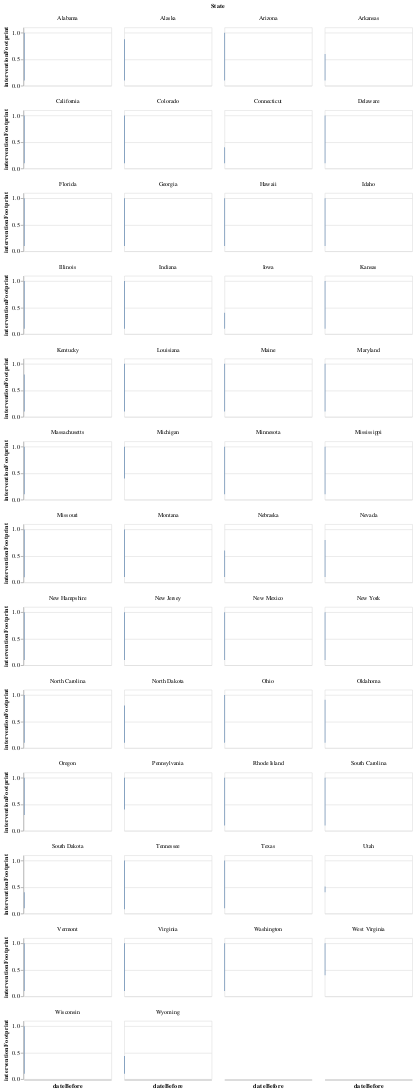

Notebook cell for this chart:
### Code cell
import altair as alt 
domain_pd = pd.to_datetime(['2020-03-01', '2020-04-01']).astype(int) / 10 ** 6
chart = alt.Chart(df_all).mark_line().encode(
        x = alt.X("dateBefore", scale=alt.Scale(domain=list(domain_pd))),
        y = alt.Y("interventionFootprint", scale=alt.Scale(0,1)),
        facet=alt.Facet('State:O', columns=4),
    )
chart.properties(width=150,height=100).interactive()

### Figure 1 — Vega-Lite specification as saved in the notebook (floating-point values rounded to 4 significant figures; data arrays with more than 128 entries replaced by an {"elided": "..."} marker saying what was removed)
{"config": {"view": {"continuousWidth": 400, "continuousHeight": 300}}, "data": {"name": "data-82072a59fd9842615ce1be316b6ad3e8"}, "mark": "line", "encoding": {"facet": {"type": "ordinal", "columns": 4, "field": "State"}, "x": {"type": "temporal", "field": "dateBefore", "scale": {"domain": [1583000000000.0, 1586000000000.0]}}, "y": {"type": "quantitative", "field": "interventionFootprint", "scale": {"align": 0, "base": 1}}}, "height": 100, "selection": {"selector001": {"type": "interval", "bind": "scales", "encodings": ["x", "y"]}}, "width": 150, "$schema": "https://vega.github.io/schema/vega-lite/v4.0.2.json", "datasets": {"data-82072a59fd9842615ce1be316b6ad3e8": {"elided": "286 records"}}}
